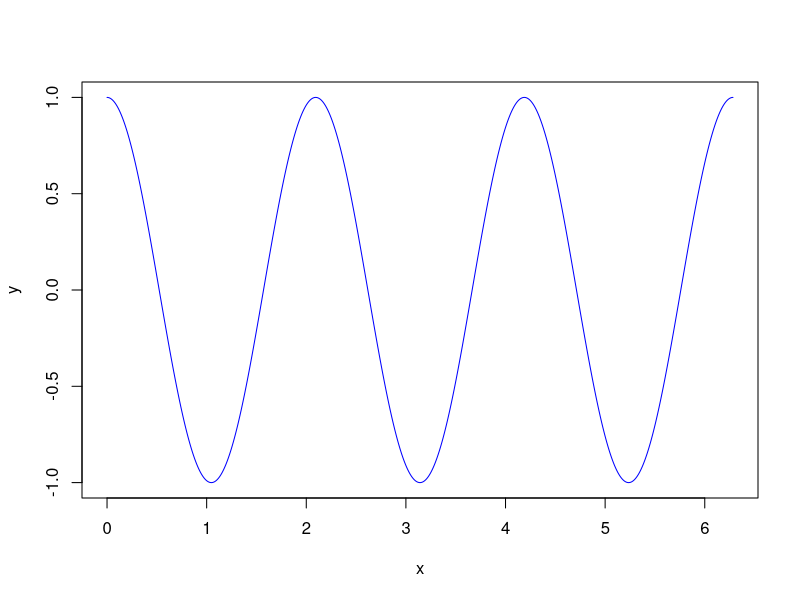

Source code (R):
## ---- chunk 1
x <- 1:3
y <- 4:6
outer(x, y)
## ---- chunk 2
x <- seq(from=0, to=2*pi, length=1000)
y <- cos(3*x)
plot(x, y, type='l', col='blue')
## ---- chunk 3
#kable(head(iris[,1:3]), format='html')
